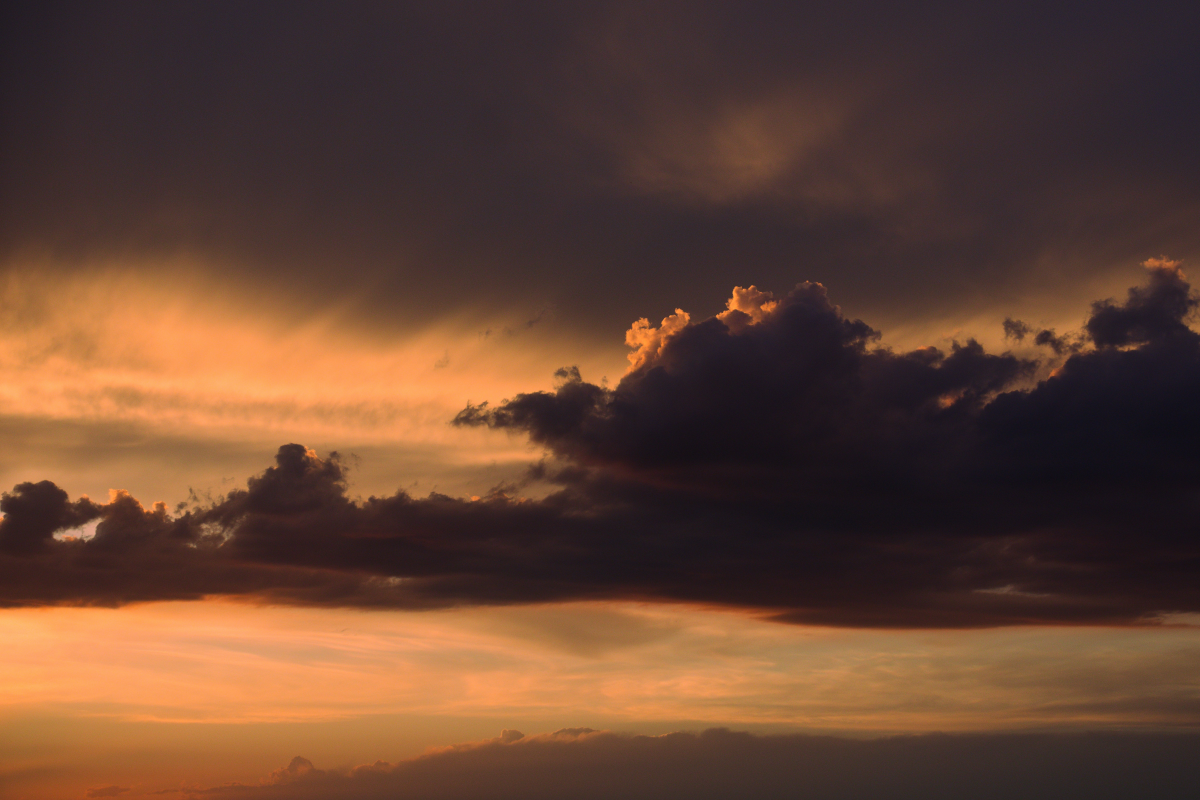
#> input picture images/nature.jpg, 6000 x 4000 px (shown at 1/5 size)
$ python rgb.py
#> lines starting #> are read from the running program, lines starting #| are printed output that depends on the picture
import cv2
import numpy as np

# Abre a imagem
img = cv2.imread("images/nature.jpg")
#> img is the input picture: shape (4000, 6000, 3); mean B, G, R 50.5, 66.7, 98.9

image_resize = cv2.resize(img, (600, 600), interpolation=cv2.INTER_AREA)
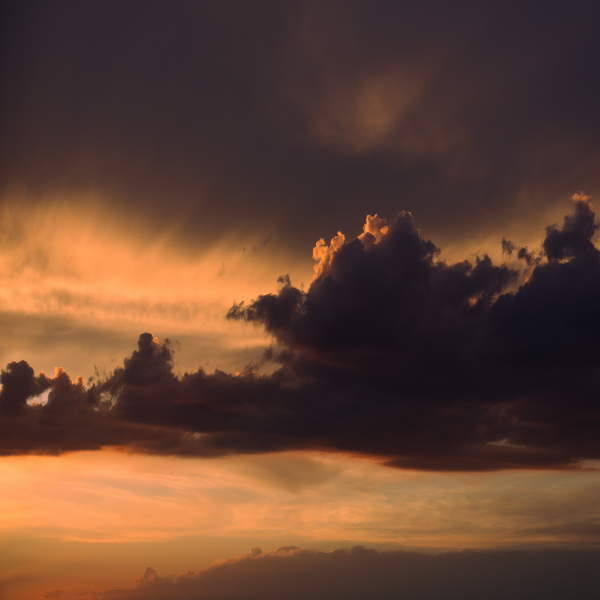
#> image_resize: shape (600, 600, 3); mean B, G, R 50.5, 66.7, 98.9

azul, verde, vermelho = cv2.split(image_resize)
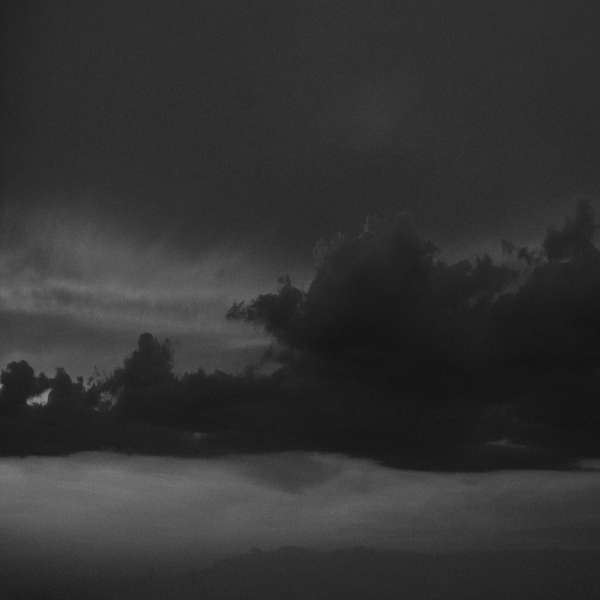
#> azul: shape (600, 600); min 17, max 139, mean 50.5
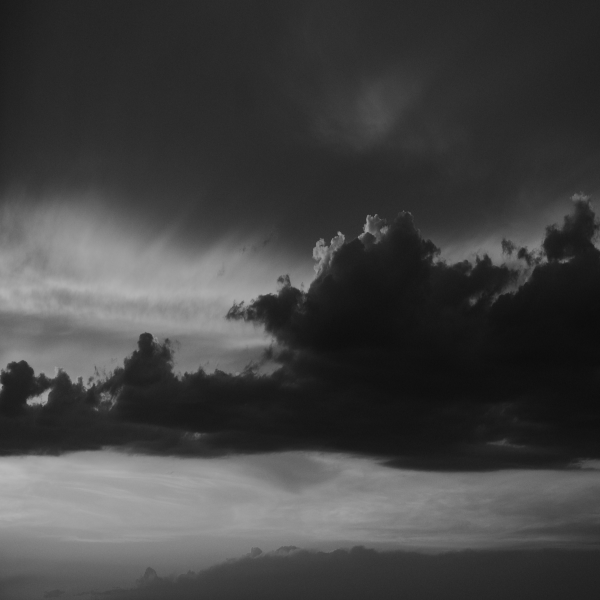
#> verde: shape (600, 600); min 12, max 184, mean 66.7
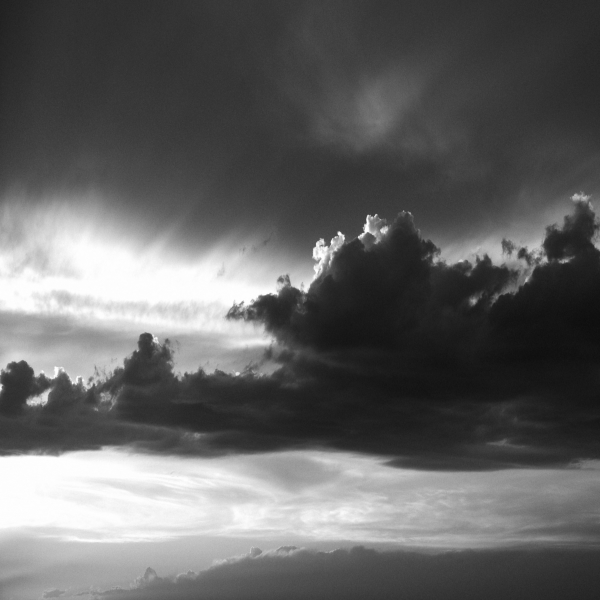
#> vermelho: shape (600, 600); min 13, max 255, mean 98.9

img_azul = cv2.merge([azul, azul * 0, azul * 0])
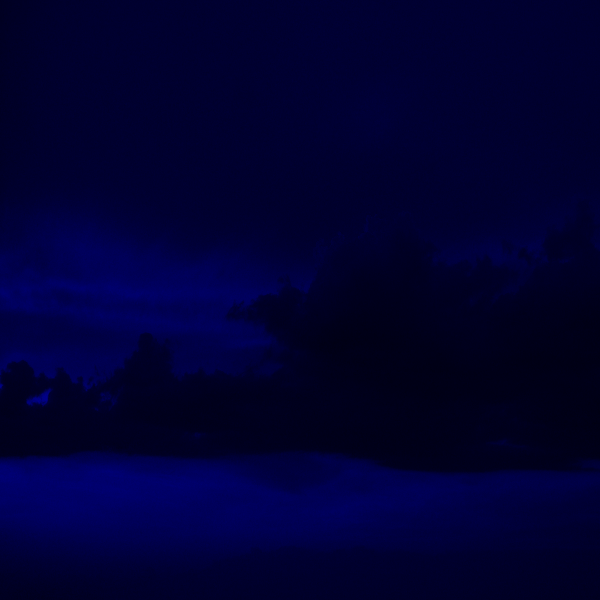
#> img_azul: shape (600, 600, 3); mean of channels 0, 1, 2 50.5, 0, 0; drawn as B, G, R
img_verde = cv2.merge([verde * 0, verde, verde * 0])
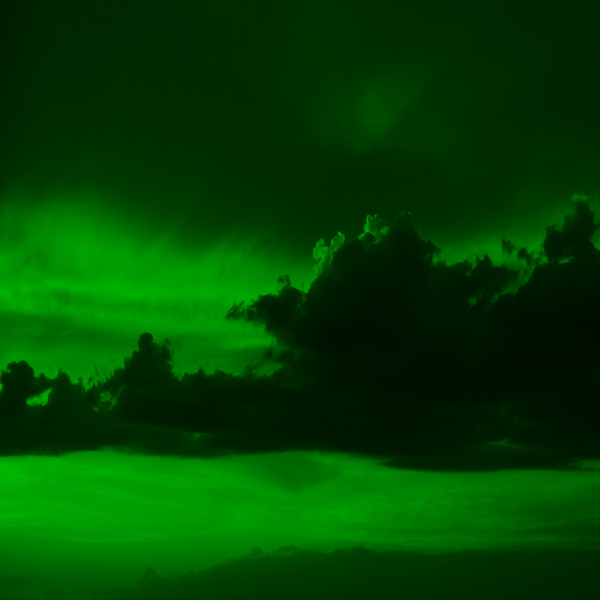
#> img_verde: shape (600, 600, 3); mean of channels 0, 1, 2 0, 66.7, 0; drawn as B, G, R
img_vermelho = cv2.merge([vermelho * 0, vermelho * 0, vermelho])
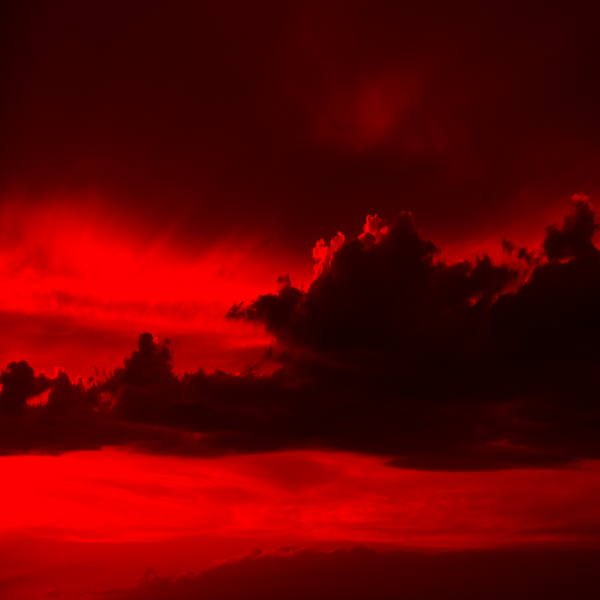
#> img_vermelho: shape (600, 600, 3); mean of channels 0, 1, 2 0, 0, 98.9; drawn as B, G, R


cv2.imshow('imagem azul', img_azul)
cv2.imshow('imagem verde', img_verde)
cv2.imshow('imagem vermelha', img_vermelho)

cv2.imshow('imagem nova',image_resize)
cv2.waitKey(0)
